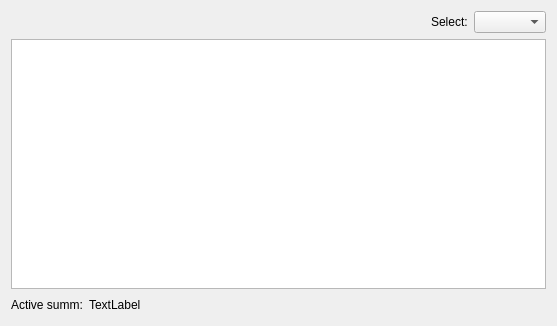
<?xml version="1.0" encoding="UTF-8"?>
<ui version="4.0">
 <class>ListAccounts</class>
 <widget class="QWidget" name="ListAccounts">
  <property name="geometry">
   <rect>
    <x>0</x>
    <y>0</y>
    <width>557</width>
    <height>326</height>
   </rect>
  </property>
  <property name="windowTitle">
   <string>Form</string>
  </property>
  <layout class="QVBoxLayout" name="verticalLayout">
   <item>
    <layout class="QHBoxLayout" name="horizontalLayout_2">
     <item>
      <spacer name="horizontalSpacer_2">
       <property name="orientation">
        <enum>Qt::Horizontal</enum>
       </property>
       <property name="sizeHint" stdset="0">
        <size>
         <width>40</width>
         <height>20</height>
        </size>
       </property>
      </spacer>
     </item>
     <item>
      <widget class="QLabel" name="label_2">
       <property name="text">
        <string>Select:</string>
       </property>
      </widget>
     </item>
     <item>
      <widget class="AccountTypeComboBox" name="typeComboBox"/>
     </item>
    </layout>
   </item>
   <item>
    <widget class="QTreeView" name="treeView"/>
   </item>
   <item>
    <layout class="QHBoxLayout" name="horizontalLayout">
     <item>
      <widget class="QLabel" name="label">
       <property name="text">
        <string>Active summ:</string>
       </property>
      </widget>
     </item>
     <item>
      <widget class="QLabel" name="act_summ">
       <property name="text">
        <string>TextLabel</string>
       </property>
      </widget>
     </item>
     <item>
      <spacer name="horizontalSpacer">
       <property name="orientation">
        <enum>Qt::Horizontal</enum>
       </property>
       <property name="sizeHint" stdset="0">
        <size>
         <width>40</width>
         <height>20</height>
        </size>
       </property>
      </spacer>
     </item>
    </layout>
   </item>
  </layout>
 </widget>
 <customwidgets>
  <customwidget>
   <class>AccountTypeComboBox</class>
   <extends>QComboBox</extends>
   <header location="global">widgets/accounttypecombobox.h</header>
  </customwidget>
 </customwidgets>
 <resources/>
 <connections/>
</ui>
